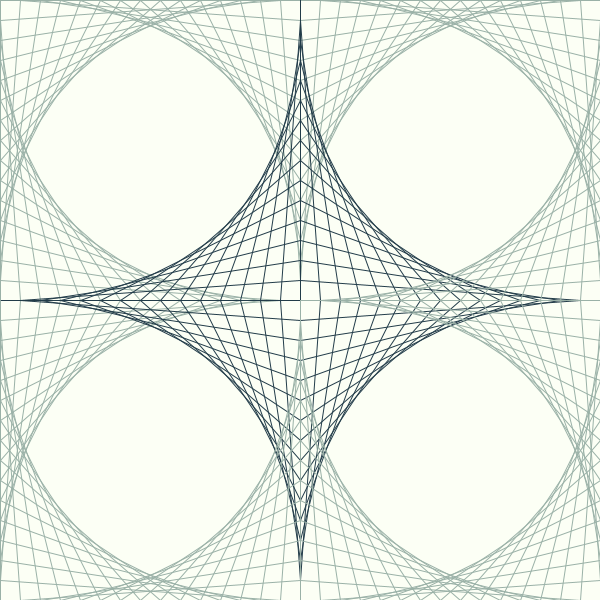
Frame 1 (no input)
Frame 60 (the mouse pressed at the canvas centre just before this capture): identical to frame 1, image omitted
Frame 120 (the mouse held since frame 60 and released just before this capture): identical to frame 1, image omitted

The Processing sketch that drew this single still picture (run headless with seeded random() and noise(); from frame 60 on, the mouse is pressed at the canvas centre):

// Processing sketch: Assignment_2_iterations
// ── Assignment_2_iterations.pde
/*
 Creating Parabolas from Lines and a Right Angle
 Assignment 2
 Allison Cretel

 The approach:
 There are 4 types of parabolas found in the drawing, each opening in a different direction.
 Imagine a 2 x 2 grid is over the canvas, with 300 x 300 px grid squares.
 Each type of parabola is repeated 4 times within the drawing, and the initial right angle of the parabola is always found at an intersection on the grid.
 For loops are used to jump from point to point on the grid, and the respective types of parabolas are drawn using the position on the grid as an anchor point.

 This approach uses many less lines of code than manually determining the position of each parabola and drawing it,
 and the use of the midpoint and width/height variables ensure that this program will work on any size canvas.

 I could have drawn 4 parabolas from every point on the canvas, and the output would have looked the same, but I decided I did not want extra parabolas being drawn off the canvas
 and potentially slowing the runtime of the program if it were scaled.
 */

void setup() {
  size(600, 600); // canvas size
}

void draw() {
  background(252, 255, 245); // white/cream background

  int midpoint = width/2; // getting the midpoint of the length of the canvas (for the imaginary 2 x 2 grid)

  for (int y = 0; y <= height; y += midpoint) { // for each y-value on the grid, including 0, 300, and 600
    for (int x = 0; x <= width; x += midpoint) { // for each x-value on the grid, including 0, 300, and 600
      for (int i = 0; i <= midpoint; i += 20) { // 20px interval between lines, stop drawing lines before iterations of the interval have surpassed half the width of the canvas

        if ((x != midpoint) || (y != midpoint)) // if the point on the grid is not the center one (becuase these parabolas will be a different colour)
          stroke(154, 177, 167); // teal colour
        else // if the parabolas are being drawn around the middle point
        stroke(34, 60, 73); // navy/black colour

        // drawing parabolas around the x and y-coordinates determined by the loop
        // if statements stop unnecessary parabolas from being drawn off the canvas

        // if not at the bottom left corner
        if (y != height && x != 0)
          line(x - midpoint + i, y, x, y + i); // parabola that opens to the bottom left

        // if not at the bottom right corner
        if (x != height && x != width)
          line(x + midpoint - i, y, x, y + i); // parabola that opens to the bottom right

        // if not at the top left corner
        if (y != 0 && x != 0)
          line(x - midpoint + i, y, x, y - i); // parabola that opens to the top left

        // if not at the top right corner
        if (y!= 0 && x != width)
          line(x + midpoint - i, y, x, y - i); // parabola that opens to the top right
      }
    }
  }
}
